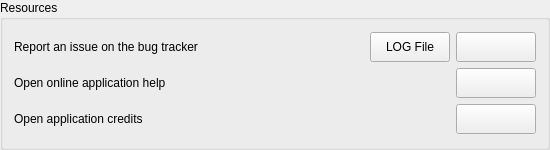
         <widget class="QGroupBox" name="grp_ressources">
          <property name="minimumSize">
           <size>
            <width>550</width>
            <height>150</height>
           </size>
          </property>
          <property name="maximumSize">
           <size>
            <width>600</width>
            <height>200</height>
           </size>
          </property>
          <property name="title">
           <string>Resources</string>
          </property>
          <layout class="QGridLayout" name="gridLayout_11">
           <item row="0" column="0">
            <layout class="QVBoxLayout" name="verticalLayout_12">
             <item>
              <layout class="QHBoxLayout" name="horizontalLayout_24">
               <item>
                <widget class="QLabel" name="lbl_report">
                 <property name="font">
                  <font>
                   <weight>50</weight>
                   <bold>false</bold>
                  </font>
                 </property>
                 <property name="text">
                  <string>Report an issue on the bug tracker</string>
                 </property>
                </widget>
               </item>
               <item>
                <spacer name="horizontalSpacer_6">
                 <property name="orientation">
                  <enum>Qt::Horizontal</enum>
                 </property>
                 <property name="sizeHint" stdset="0">
                  <size>
                   <width>40</width>
                   <height>20</height>
                  </size>
                 </property>
                </spacer>
               </item>
               <item>
                <widget class="QPushButton" name="btn_log_dir">
                 <property name="minimumSize">
                  <size>
                   <width>80</width>
                   <height>25</height>
                  </size>
                 </property>
                 <property name="maximumSize">
                  <size>
                   <width>100</width>
                   <height>30</height>
                  </size>
                 </property>
                 <property name="cursor">
                  <cursorShape>PointingHandCursor</cursorShape>
                 </property>
                 <property name="toolTip">
                  <string>Get the log file: &quot;log_isogeo_isogeo2office.log&quot;</string>
                 </property>
                 <property name="autoFillBackground">
                  <bool>true</bool>
                 </property>
                 <property name="text">
                  <string>LOG File</string>
                 </property>
                 <property name="icon">
                  <iconset resource="../../../resources.qrc">
                   <normaloff>:/IsogeoToOffice/resources/folder-open-o.svg</normaloff>:/IsogeoToOffice/resources/folder-open-o.svg</iconset>
                 </property>
                </widget>
               </item>
               <item>
                <widget class="QPushButton" name="btn_report">
                 <property name="minimumSize">
                  <size>
                   <width>80</width>
                   <height>25</height>
                  </size>
                 </property>
                 <property name="maximumSize">
                  <size>
                   <width>100</width>
                   <height>30</height>
                  </size>
                 </property>
                 <property name="cursor">
                  <cursorShape>PointingHandCursor</cursorShape>
                 </property>
                 <property name="autoFillBackground">
                  <bool>true</bool>
                 </property>
                 <property name="text">
                  <string/>
                 </property>
                 <property name="icon">
                  <iconset resource="../../../resources.qrc">
                   <normaloff>:/IsogeoToOffice/resources/settings/bullhorn.svg</normaloff>:/IsogeoToOffice/resources/settings/bullhorn.svg</iconset>
                 </property>
                </widget>
               </item>
              </layout>
             </item>
             <item>
              <layout class="QHBoxLayout" name="horizontalLayout_23">
               <item>
                <widget class="QLabel" name="lbl_help">
                 <property name="font">
                  <font>
                   <weight>50</weight>
                   <bold>false</bold>
                  </font>
                 </property>
                 <property name="text">
                  <string>Open online application help</string>
                 </property>
                </widget>
               </item>
               <item>
                <spacer name="horizontalSpacer_14">
                 <property name="orientation">
                  <enum>Qt::Horizontal</enum>
                 </property>
                 <property name="sizeHint" stdset="0">
                  <size>
                   <width>40</width>
                   <height>20</height>
                  </size>
                 </property>
                </spacer>
               </item>
               <item>
                <widget class="QPushButton" name="btn_help">
                 <property name="minimumSize">
                  <size>
                   <width>80</width>
                   <height>25</height>
                  </size>
                 </property>
                 <property name="maximumSize">
                  <size>
                   <width>100</width>
                   <height>30</height>
                  </size>
                 </property>
                 <property name="cursor">
                  <cursorShape>PointingHandCursor</cursorShape>
                 </property>
                 <property name="toolTip">
                  <string>Open online help in default browser</string>
                 </property>
                 <property name="autoFillBackground">
                  <bool>true</bool>
                 </property>
                 <property name="text">
                  <string/>
                 </property>
                 <property name="icon">
                  <iconset resource="../../../resources.qrc">
                   <normaloff>:/IsogeoToOffice/resources/settings/question.svg</normaloff>:/IsogeoToOffice/resources/settings/question.svg</iconset>
                 </property>
                </widget>
               </item>
              </layout>
             </item>
             <item>
              <layout class="QHBoxLayout" name="horizontalLayout_22">
               <item>
                <widget class="QLabel" name="lbl_credits">
                 <property name="font">
                  <font>
                   <weight>50</weight>
                   <bold>false</bold>
                  </font>
                 </property>
                 <property name="text">
                  <string>Open application credits</string>
                 </property>
                </widget>
               </item>
               <item>
                <spacer name="horizontalSpacer_15">
                 <property name="orientation">
                  <enum>Qt::Horizontal</enum>
                 </property>
                 <property name="sizeHint" stdset="0">
                  <size>
                   <width>40</width>
                   <height>20</height>
                  </size>
                 </property>
                </spacer>
               </item>
               <item>
                <widget class="QPushButton" name="btn_credits">
                 <property name="minimumSize">
                  <size>
                   <width>80</width>
                   <height>25</height>
                  </size>
                 </property>
                 <property name="maximumSize">
                  <size>
                   <width>100</width>
                   <height>30</height>
                  </size>
                 </property>
                 <property name="cursor">
                  <cursorShape>PointingHandCursor</cursorShape>
                 </property>
                 <property name="toolTip">
                  <string>Open credits popup</string>
                 </property>
                 <property name="text">
                  <string/>
                 </property>
                 <property name="icon">
                  <iconset resource="../../../resources.qrc">
                   <normaloff>:/IsogeoToOffice/resources/settings/info.svg</normaloff>:/IsogeoToOffice/resources/settings/info.svg</iconset>
                 </property>
                </widget>
               </item>
              </layout>
             </item>
            </layout>
           </item>
          </layout>
         </widget>
